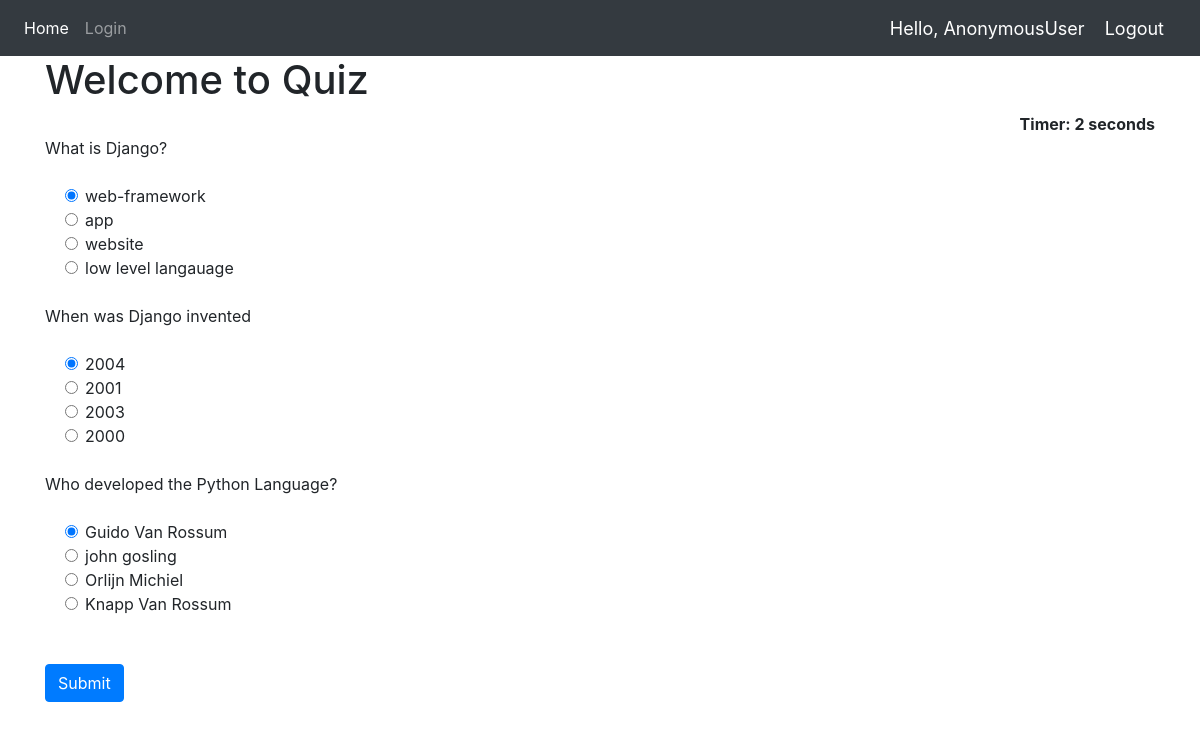
The page / on the database its author committed.
### portal/models.py (models this page shows, shortened)
class QuestModel(models.Model):
    question = models.CharField(max_length=500,null=True)
    op1 = models.CharField( max_length=200,null=True)
    op2 = models.CharField( max_length=200,null=True)
    op3 = models.CharField( max_length=200,null=True)
    op4 = models.CharField( max_length=200,null=True)
    ans = models.CharField( max_length=200,null=True)

### portal/views.py (the view)
# urls.py: path('',home, name='home'),
def home(request):
    if request.method == 'POST':
        print(request.POST)
        questions=QuestModel.objects.all()
        score=0
        wrong=0
        correct=0
        total=0
        for q in questions:
            total+=1
            print(request.POST.get(q.question))
            print(q.ans)
            print()
            if q.ans ==  request.POST.get(q.question):
                score+=10
                correct+=1
            else:
                wrong+=1
        percent = score/(total*10) *100
        context = {
            'score':score,
            'time': request.POST.get('timer'),
            'correct':correct,
            'wrong':wrong,
            'percent':percent,
            'total':total
        }
        return render(request,'portal/result.html',context)
    else:
        questions=QuestModel.objects.all()
        context = {
            'questions':questions
        }
        return render(request,'portal/home.html',context)

### portal/templates/portal/home.html (shortened to what this page needs)
{% extends 'portal/dependencies.html' %}
{% block content %}
{% load static %}
<div class="container ">
<h1>Welcome to Quiz</h1>
<div align="right " id="displaytimer"><b>Timer: 0 seconds</b></div>
 <form method='post' action=''>
    {% for q  in questions%}
    <div class="form-group">
      <label for="question">{{q.question}}</label>
    </div>
    <div class="form-check">
        <div class="form-check">
            <input class="form-check-input" type="radio" name="{{q.question}}" id="gridRadios1" value="option1" checked>
            <label class="form-check-label" for="gridRadios1">
                {{q.op1}}
            </label>
        </div>
        <div class="form-check">
            <input class="form-check-input" type="radio" name="{{q.question}}" id="gridRadios2" value="option2">
            <label class="form-check-label" for="gridRadios2">
                {{q.op2}}
            </label>
        </div>
        <div class="form-check">
            <input class="form-check-input" type="radio" name="{{q.question}}" id="gridRadios1" value="option3">
            <label class="form-check-label" for="gridRadios1">
                {{q.op3}}
            </label>
        </div>
        <div class="form-check">
            <input class="form-check-input" type="radio" name="{{q.question}}" id="gridRadios2" value="option4">
            <label class="form-check-label" for="gridRadios2">
                {{q.op4}}
            </label>
        </div>
        <br>
    </div>
    {% endfor %}
    <br>
    <button type="submit" class="btn btn-primary">Submit</button>
  </form>
</div>
{% endblock %}

### portal/templates/portal/dependencies.html (shortened to what this page needs)
{% load static %}
<html>
    <head>
        <link rel="stylesheet" href="https://stackpath.bootstrapcdn.com/bootstrap/4.5.0/css/bootstrap.min.css">
    </head>
    <body>
        {% include 'portal/navbar.html' %}
        {% block content %}
        {% endblock %}
        <br>
    </body>
</html>

### portal/templates/portal/navbar.html (shortened to what this page needs)
{% load static %}
<nav class="navbar navbar-expand-lg navbar-dark bg-dark">
  <div class="collapse navbar-collapse" id="navbarNav">
    <ul class="navbar-nav">
      <li class="nav-item active">
        <a class="nav-link" href="{% url 'home' %}">Home</a>
      </li>
      <li class="nav-item active">
      {% if request.user.is_authenticated %}
      </li>
      <li class="nav-item active">
      </li>
      {% else %}
      <li class="nav-item">
        <a class="nav-link" href="{% url 'login' %}">Login</a>
      </li>
      {% endif %}
    </ul>
  </div>
  <span class="greet">Hello, {{request.user}}</span>
  <span ><a  class="greet" href="{% url 'logout' %}">Logout</a></span>
</nav>

### portal/templates/portal/navbar.html (style rules this page uses)
.greet { font-size: 18px; color: #fff; margin-right: 20px; }

### rows shown on the page
QuestModel: question "What is Django?", op1 "web-framework", op2 "app", op3 "website", op4 "low level langauage"
QuestModel: question "When was Django invented", op1 "2004", op2 "2001", op3 "2003", op4 "2000"
QuestModel: question "Who developed the Python Language?", op1 "Guido Van Rossum", op2 "john gosling", op3 "Orlijn Michiel", op4 "Knapp Van Rossum"

### other values the page prints
{{ request.user }} "AnonymousUser"
